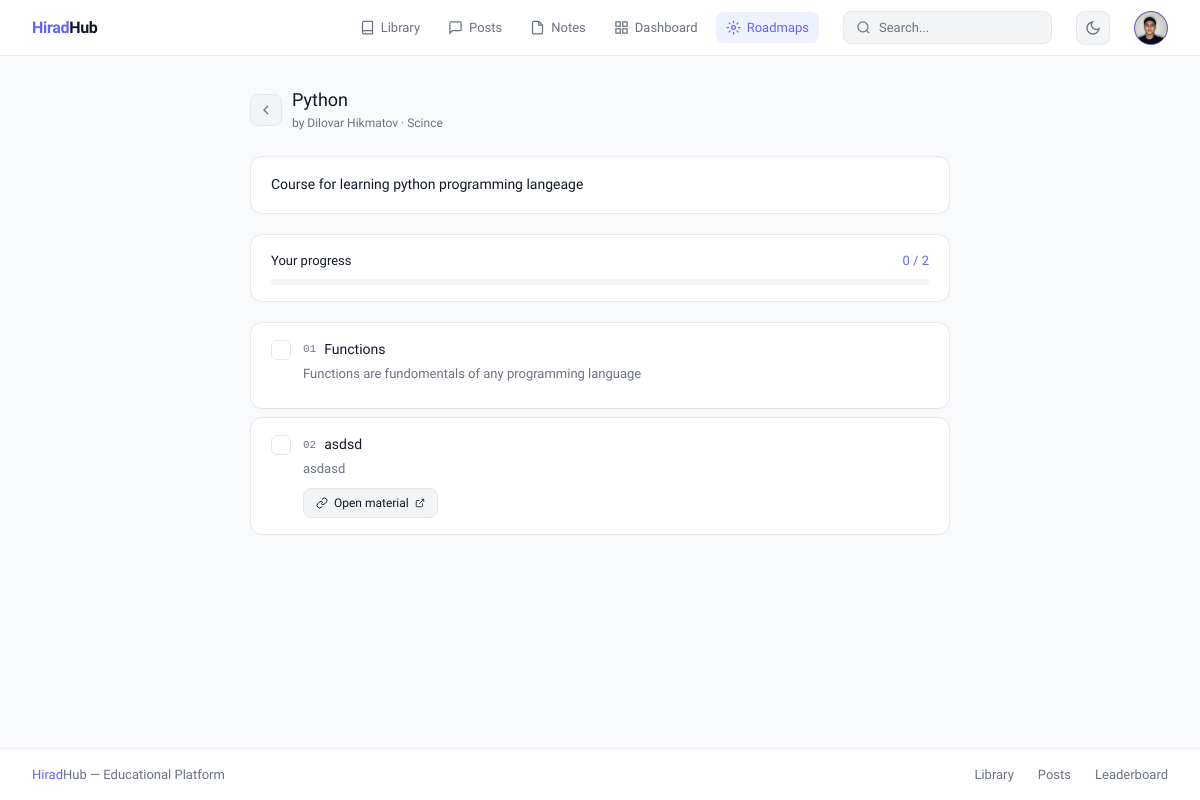
Before: /roadmap/2/ (signed in) with the older database file.
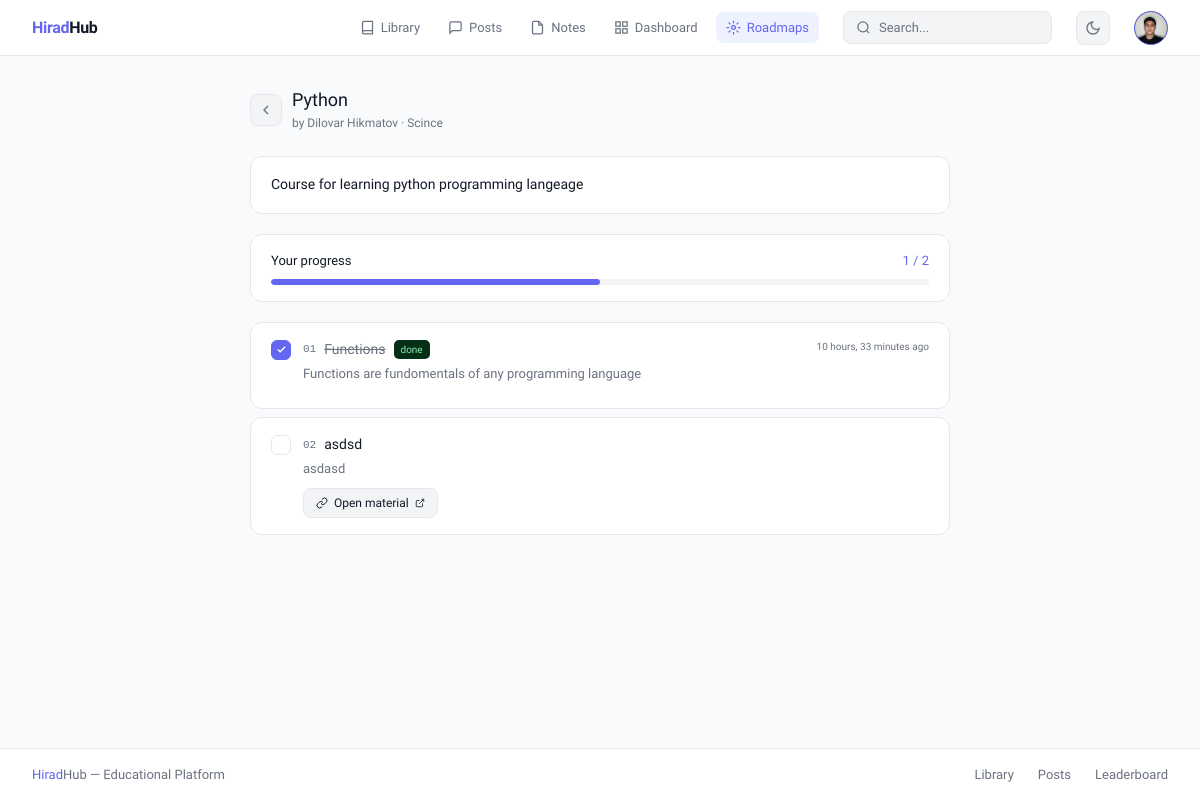
After: the same page with the newer database file.
### roadmap/models.py (models this page shows, shortened)
class Step(models.Model):
    roadmap = models.ForeignKey(Roadmap, related_name='steps', on_delete=models.CASCADE)
    title = models.CharField(max_length=255)
    description = models.TextField(blank=True)
    order = models.PositiveIntegerField()
    resource_url = models.URLField(blank=True, help_text='Optional direct link to material for this step')
    class Meta:
        ordering = ['order']
        unique_together = ('roadmap', 'order')

class UserProgress(models.Model):
    user = models.ForeignKey(settings.AUTH_USER_MODEL, on_delete=models.CASCADE)
    step = models.ForeignKey(Step, on_delete=models.CASCADE)
    completed = models.BooleanField(default=False)
    completed_at = models.DateTimeField(null=True, blank=True)
    class Meta:
        unique_together = ('user', 'step')
        indexes = [
            models.Index(fields=['user']),
            models.Index(fields=['step']),
            models.Index(fields=['user', 'completed'])
        ]

### roadmap/views.py (the view)
# urls.py: path('<int:pk>/', views.roadmap_detail, name='detail'),
def roadmap_detail(request, pk):
    roadmap = get_object_or_404(Roadmap.objects.select_related('creator', 'topic'), pk=pk)
    if not roadmap.is_public and request.user != roadmap.creator:
        return redirect('roadmap:list')
    steps = roadmap.steps.prefetch_related('resources__content_type').order_by('order')
    user_progress = {}
    completed_count = None
    if request.user.is_authenticated:
        progress = UserProgress.objects.filter(user=request.user, step__roadmap=roadmap).select_related('step')
        user_progress = {p.step_id: p for p in progress}
        completed_count = sum(1 for p in progress if p.completed)
    return render(request, 'roadmap/detail.html',{
        'roadmap': roadmap,
        'steps': steps,
        'user_progress': user_progress,
        'completed_count': completed_count,
    })

### roadmap/templatetags/roadmap_tags.py (called while the page is built)
@register.filter(name='dict_get')
def get_item(dictionary, key):
    return dictionary.get(key)

### templates/roadmap/detail.html (shortened to what the changed rows need)
{% extends 'base.html' %}
{% load roadmap_tags %}
{% block content %}
<div style="max-width:700px; margin:0 auto;">
  <div style="display:flex; align-items:flex-start; justify-content:space-between; gap:12px; margin-bottom:1.5rem; flex-wrap:wrap;">
    <div style="display:flex; align-items:center; gap:10px;">
      <div>
        <h1 style="font-size:18px; font-weight:500; color:var(--text); line-height:1.3;">{{ roadmap.title }}</h1>
      </div>
    </div>
  </div>
  {% if user.is_authenticated and steps %}
  <div style="background:var(--surface); border:0.5px solid var(--border); border-radius:12px; padding:1rem 1.25rem; margin-bottom:1.25rem;">
    <div style="display:flex; align-items:center; justify-content:space-between; margin-bottom:8px;">
      <p style="font-size:13px; font-weight:500; color:var(--text);">Your progress</p>
      <span style="font-size:13px; color:var(--accent); font-weight:500;">
        {{ completed_count|default:0 }} / {{ steps|length }}
      </span>
    </div>
    <div style="height:6px; background:var(--surface2); border-radius:3px; overflow:hidden;">
      {% if steps|length > 0 %}
      <div style="height:100%; width:{% widthratio completed_count|default:0 steps|length 100 %}%; background:var(--accent); border-radius:3px; transition:width 0.3s;"></div>
      {% endif %}
    </div>
  </div>
  {% endif %}
  {% if steps %}
  <div style="display:flex; flex-direction:column; gap:8px; margin-bottom:1.5rem;">
    {% for step in steps %}
    {% with progress=user_progress|dict_get:step.pk %}
    <div style="background:var(--surface); border:0.5px solid var(--border); border-radius:12px; overflow:hidden; transition:border-color 0.15s;"
      onmouseover="this.style.borderColor='var(--accent)'" onmouseout="this.style.borderColor='var(--border)'">
      <div style="display:flex; align-items:flex-start; gap:12px; padding:1rem 1.25rem;">
        {% if user.is_authenticated %}
        <form method="POST" action="{% url 'roadmap:toggle_progress' step.pk %}" style="margin:0; flex-shrink:0; margin-top:1px;">
          <button type="submit"
            style="width:20px; height:20px; border-radius:6px; border:1.5px solid {% if progress and progress.completed %}var(--accent){% else %}var(--border){% endif %}; background:{% if progress and progress.completed %}var(--accent){% else %}none{% endif %}; cursor:pointer; display:flex; align-items:center; justify-content:center; transition:all 0.15s; flex-shrink:0;"
            onmouseover="this.style.borderColor='var(--accent)'" onmouseout="this.style.borderColor='{% if progress and progress.completed %}var(--accent){% else %}var(--border){% endif %}'">
            {% if progress and progress.completed %}
            <svg width="11" height="11" viewBox="0 0 24 24" fill="none" stroke="#fff" stroke-width="3"><polyline points="20 6 9 17 4 12"/></svg>
            {% endif %}
          </button>
        </form>
        {% else %}
        <div style="width:20px; height:20px; border-radius:6px; border:1.5px solid var(--border); flex-shrink:0; margin-top:1px;"></div>
        {% endif %}
        <div style="flex:1; min-width:0;">
          <div style="display:flex; align-items:center; gap:8px; flex-wrap:wrap; margin-bottom:4px;">
            <span style="font-size:11px; color:var(--muted); font-family:monospace;">{{ step.order|stringformat:"02d" }}</span>
            <p style="font-size:14px; font-weight:500; color:{% if progress and progress.completed %}var(--muted){% else %}var(--text){% endif %}; {% if progress and progress.completed %}text-decoration:line-through;{% endif %}">
              {{ step.title }}
            </p>
            {% if progress and progress.completed %}
            <span style="font-size:10px; padding:2px 7px; background:#052e16; color:#86efac; border-radius:5px;">done</span>
            {% endif %}
          </div>
          {% if step.description %}
          <p style="font-size:13px; color:var(--muted); line-height:1.6; margin-bottom:8px;">{{ step.description }}</p>
          {% endif %}
          {% if step.resource_url %}
          <a href="{{ step.resource_url }}" target="_blank" rel="noopener"
            style="display:inline-flex; align-items:center; gap:6px; font-size:12px; padding:5px 12px; background:var(--surface2); border:0.5px solid var(--border); border-radius:8px; color:var(--text); text-decoration:none; transition:all 0.15s;"
            onmouseover="this.style.borderColor='var(--accent)';this.style.color='var(--accent)'"
            onmouseout="this.style.borderColor='var(--border)';this.style.color='var(--text)'">
            <svg width="12" height="12" viewBox="0 0 24 24" fill="none" stroke="currentColor" stroke-width="2">
              <path d="M10 13a5 5 0 0 0 7.54.54l3-3a5 5 0 0 0-7.07-7.07l-1.72 1.71"/>
              <path d="M14 11a5 5 0 0 0-7.54-.54l-3 3a5 5 0 0 0 7.07 7.07l1.71-1.71"/>
            </svg>
            Open material
            <svg width="10" height="10" viewBox="0 0 24 24" fill="none" stroke="currentColor" stroke-width="2">
              <path d="M18 13v6a2 2 0 0 1-2 2H5a2 2 0 0 1-2-2V8a2 2 0 0 1 2-2h6"/>
              <polyline points="15 3 21 3 21 9"/><line x1="10" y1="14" x2="21" y2="3"/>
            </svg>
          </a>
          {% endif %}
        </div>
        {% if progress and progress.completed and progress.completed_at %}
        <div style="flex-shrink:0; text-align:right;">
          <p style="font-size:10px; color:var(--muted);">{{ progress.completed_at|timesince }} ago</p>
        </div>
        {% endif %}
      </div>
    </div>
    {% endwith %}
    {% endfor %}
  </div>
  {% endif %}
</div>
{% endblock %}

Changed rows visible on the page:
shown differently, row unchanged: Step "Functions": now shows "done ago"
added UserProgress: completed_at "10 hours, 33 minutes"
Other visible differences:
{{ completed_count|default:0 }}: "0" → "1"
